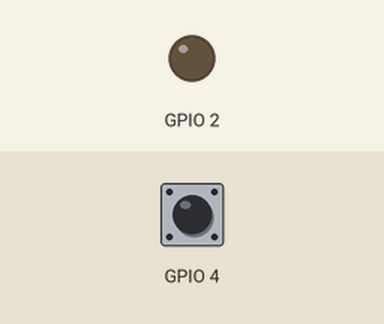
A sketch run on a simulated ESP32-S3. Shown: output pins drawn as LEDs (lit = HIGH). The test bench sets the inputs (shaded band); at power-on: GPIO 4 HIGH. What the sketch prints to the serial monitor is not drawn.

Above: at 0.1 s.
Timing chart, 0 to 2.2 s (numbered marks = the images above):
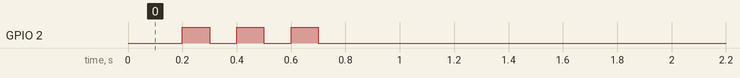

The sketch:

s3_gpio_prueba.ino
```cpp
// ESP32-S3: tres pulsos GPIO2 y entrada GPIO4 mediante el puente de Taller.
// FQBN: esp32:esp32:esp32s3:FlashMode=dio,FlashSize=4M,PSRAM=disabled,CDCOnBoot=default
#include <Arduino.h>

void setup() {
  Serial.begin(115200);  // UART0, USB CDC desactivado.
  pinMode(2, OUTPUT);
  digitalWrite(2, LOW);
  pinMode(4, INPUT_PULLUP);
  delay(200);
  for (unsigned i = 0; i < 3; i++) {
    digitalWrite(2, HIGH);
    delay(100);
    digitalWrite(2, LOW);
    delay(100);
  }
  int antes = digitalRead(4);
  Serial.printf("S3-ANTES=%d\n", antes);
  // El verificador envía ENTRADA(4, 0) después de observar S3-ANTES=1.
  uint32_t inicio = millis();
  while (digitalRead(4) != LOW && millis() - inicio < 10000) {
    delay(10);
  }
  int despues = digitalRead(4);
  Serial.printf("S3-DESPUES=%d\n", despues);
  Serial.println(antes == HIGH && despues == LOW ? "TALLER-OK s3_gpio" : "TALLER-FALLO s3_gpio");
}

void loop() {
  delay(1000);
}
```
